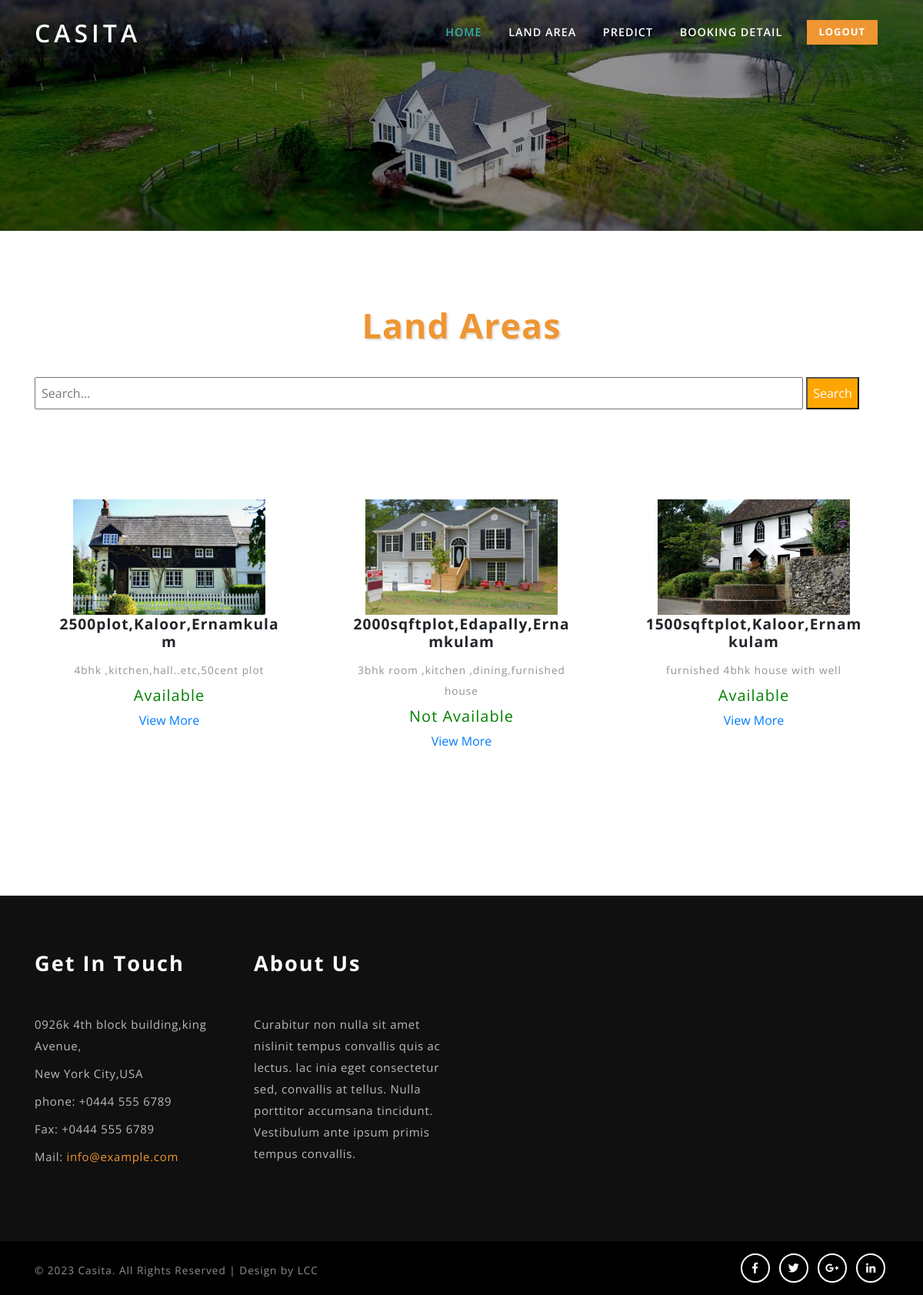
Page /viewland_user/ on the committed database.
### realestateapp/models.py (models this page shows)
class Landarea(models.Model):
    location=models.TextField(null=True)
    image=models.ImageField(upload_to="uploadImage",max_length=None,null=True)
    sqft=models.CharField(max_length=10,null=True)
    price=models.IntegerField(null=True)
    description=models.TextField(null=True)
    status=models.CharField(max_length=40,null=True,default='Available')
    date=models.DateTimeField(auto_now_add=True)
    owner=models.ForeignKey(Landowner,on_delete=models.CASCADE,null=True)

### realestateapp/views.py (the view)
# urls.py: path('viewland_user/',views.viewland),
def viewland(request):
    qy=Landarea.objects.all()
    search_query = request.GET.get('search', '')
    qy = Landarea.objects.filter(
        Q(location__icontains=search_query) |
        Q(description__icontains=search_query) |
        Q(sqft__icontains=search_query)
    )
    return render(request,'User/viewland.html',{'qy':qy})

### Template/User/viewland.html (shortened to what this page needs)
{% extends 'User/userHome.html' %}
{% load static %}
{% block header %}
<section class="banner-bottom py-lg-5 py-md-5 py-3" id="feature">
    <div class="container">
        <div class="inner-sec py-lg-5 py-3">
            <h3 class="tittle text-center">Land Areas</h3>
            <form method="get" action="/viewland_user">
                <input type="text" name="search" placeholder="Search..." style="width: 90%; margin-top: 40px;padding: 7px;">
                <button type="submit" style="padding: 7px;background-color: orange;color: white;">Search</button>
            </form>
            <div class="row mt-lg-5 mt-md-4 mt-4">
                    {% for d in qy %}
                    <div class="col-md-4 about-in text-center">
                        <div class="card mb-4">
                        <div class="card-body">
                            <img src="../static/media/{{d.image}}" width="250px" height="150px">
                            <h5 class="card-title">{{d.sqft}}plot,{{d.location}}</h5>
                            <p class="card-text">{{d.description}}</p>
                            <p class="card-text" style="color: green;font-size: 20px;">{{d.status}}</p>
                            <a href="\viewdetails_user?id={{d.id}}">View More</a>
                        </div>
                    </div>
                </div>
                {% endfor %}
            </div>
        </div>
    </div>
</section>
{% endblock %}

### static/css/style.css (style rules this page uses)
html, body { margin: 0; font-size: 100%; font-family: 'Open Sans', sans-serif; background: #fff; }
body a { text-decoration: none; transition: 0.5s all; -webkit-transition: 0.5s all; -moz-transition: 0.5s all; -o-transition: 0.5s all; -ms-transition: 0.5s all; font-family: 'Open Sans', sans-serif; }
input[type="button"], input[type="submit"], input[type="text"], input[type="email"], input[type="search"] { transition: 0.5s all; -webkit-transition: 0.5s all; -moz-transition: 0.5s all; -o-transition: 0.5s all; -ms-transition: 0.5s all; font-family: 'Open Sans', sans-serif; }
h1, h2, h3, h4, h5, h6 { margin: 0; font-family: 'Open Sans', sans-serif; letter-spacing: 1px; font-weight: 700; }
p { margin: 0; font-size: 0.85em; color: #8c9398; line-height: 2em; letter-spacing: 1px; }
.about-in .card { padding: 3em 0.5em; border: 1px solid transparent; -webkit-transition: box-shadow 0.3s ease-in-out; -moz-transition: box-shadow 0.3s ease-in-out; -ms-transition: box-shadow 0.3s ease-in-out; -o-transition: box-shadow 0.3s ease-in-out; transition: box-shadow 0.3s ease-in-out; background: transparent; }
.about-in p.card-text { line-height: 2em; }
.about-in .card h5.card-title { font-size: 1.2em; }
h3.tittle { text-shadow: 2px 2px 2px rgba(41, 41, 41, 0.15); font-size: 3em; color: #ef9632; font-weight: 700; }
@media (max-width:1280px) { h3.tittle { font-size: 2.8em; } }

### static/css/contact.css (style rules this page uses)
body a { text-decoration: none; transition: 0.5s all; -webkit-transition: 0.5s all; -moz-transition: 0.5s all; -o-transition: 0.5s all; -ms-transition: 0.5s all; }

### rows in the picture
Landarea: image (picture), sqft "2500", location "Kaloor,Ernamkulam", description "4bhk ,kitchen,hall..etc,50cent plot", status "Available"
Landarea: image (picture), sqft "2000sqft", location "Edapally,Ernamkulam", description "3bhk room ,kitchen ,dining,furnished house", status "Not Available"
Landarea: image (picture), sqft "1500sqft", location "Kaloor,Ernamkulam", description "furnished 4bhk house with well", status "Available"
